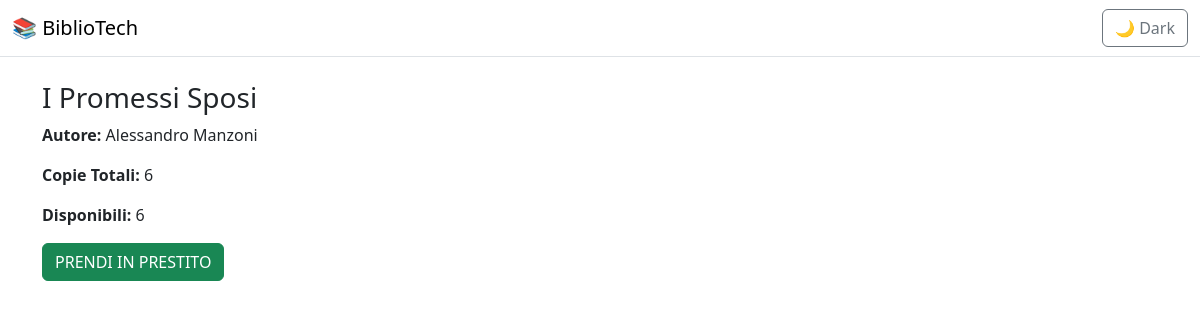
The app's page /root/src/libro.php?id=3 (signed in) with its own data.
### tables this page shows
CREATE TABLE libri (
    id INT AUTO_INCREMENT PRIMARY KEY,
    titolo VARCHAR(255) NOT NULL,
    autore VARCHAR(255) NOT NULL,
    copie_totali INT NOT NULL CHECK (copie_totali >= 0),
    copie_disponibili INT NOT NULL CHECK (copie_disponibili >= 0),
    created_at TIMESTAMP DEFAULT CURRENT_TIMESTAMP,
    CONSTRAINT chk_copie_coerenza 
        CHECK (copie_disponibili <= copie_totali)
);

### root/src/libro.php (the view, shortened to what this page needs)
<?php
require 'config.php';
$stmt = $pdo->prepare("SELECT * FROM libri WHERE id=?");
$stmt->execute([$_GET['id']]);
$libro = $stmt->fetch();
?>
<?php include 'header.php'; ?>
<div class="container mt-4">
<h3><?= htmlspecialchars($libro['titolo']) ?></h3>
<p><strong>Autore:</strong> <?= htmlspecialchars($libro['autore']) ?></p>
<p><strong>Copie Totali:</strong> <?= $libro['copie_totali'] ?></p>
<p><strong>Disponibili:</strong> <?= $libro['copie_disponibili'] ?></p>
<?php if ($libro['copie_disponibili'] > 0): ?>
<a href="prestito.php?id=<?= $libro['id'] ?>" class="btn btn-success">
PRENDI IN PRESTITO
</a>
<?php else: ?>
<button class="btn btn-secondary" disabled>Non disponibile</button>
<?php endif; ?>
</div>
</body>
</html>

### records on screen
libri: titolo "I Promessi Sposi", autore "Alessandro Manzoni", copie_totali "6", copie_disponibili "6"
